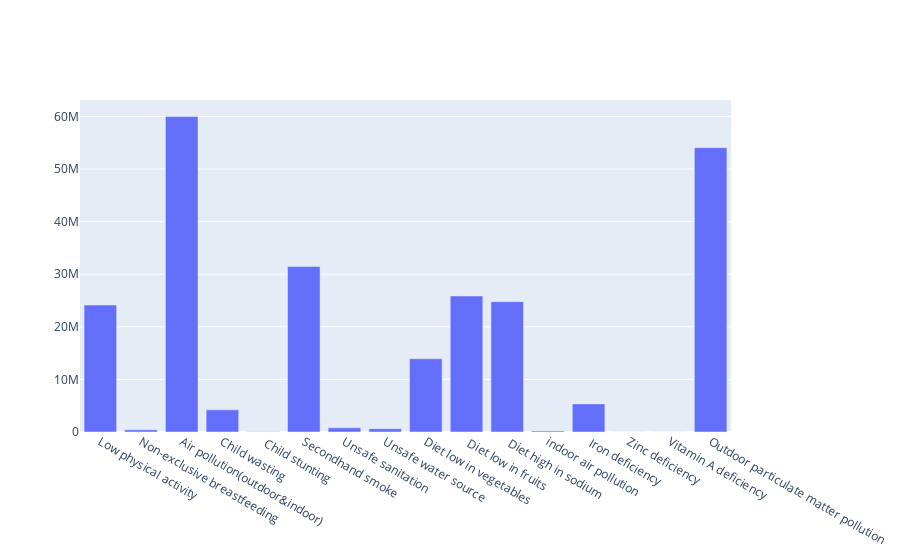

Notebook code for this chart:
### Code cell
num=df['Air pollution(outdoor&indoor)'].sum()

y=df.columns[3:]

columns=[]
for i in range(0,len(y)):
    if(df[y[i]].sum()<=num):
        columns.append(y[i])

arr=[]
for i in range(0,len(columns)):
    arr.append(df[columns[i]].sum())


fig = go.Figure([go.Bar(x=columns, y=arr)])
fig.show()

### Figure 1 — Plotly figure (JSON) as saved in the notebook; plotly's stock layout.template omitted (floating-point values rounded to 4 significant figures)
{"data": [{"type": "bar", "x": ["Low physical activity", "Non-exclusive breastfeeding", "Air pollution(outdoor&indoor)", "Child wasting", " Child stunting", "Secondhand smoke", "Unsafe sanitation", "Unsafe water source", "Diet low in vegetables", " Diet low in fruits ", " Diet high in sodium", "indoor air pollution", " Iron deficiency", "Zinc deficiency ", "Vitamin A deficiency", "Outdoor particulate matter pollution"], "y": [24150000.0, 410700.0, 59980000.0, 4209000.0, 61350.0, 31470000.0, 788000.0, 616900.0, 13930000.0, 25860000.0, 24780000.0, 194700.0, 5337000.0, 1227.0, 13600.0, 54070000.0]}], "layout": {}}
